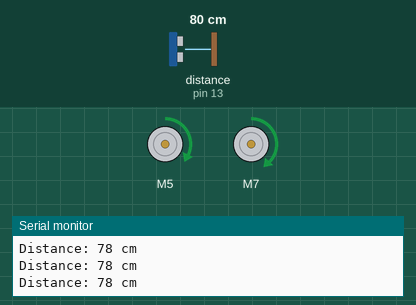
A sketch run on a simulated Arduino Uno, built with avr-gcc and run on an emulated ATmega328P. Parts: 2 × DC motor (green arrow = forward, orange = backward, longer = faster), the last lines printed to the serial monitor. Wiring (inferred from the names in the program): ultrasonic range finder: trigger pin 12; echo pin 13. The inputs (shaded band) are chosen by the test bench; at power-on: distance to the obstacle (sensor on pin 13) 80 cm. The echo pulse lasts 58.3 µs per cm.

Above: at 1.2 s.
1.3 s: distance to the obstacle (sensor on pin 13) set to 23 cm
2.8 s: distance to the obstacle (sensor on pin 13) set to 19 cm
At 3.0 s:
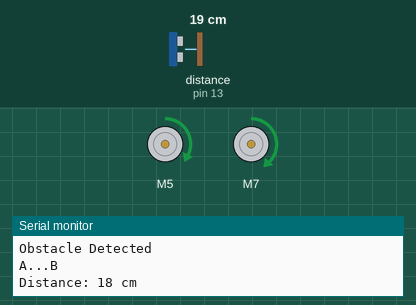
Timing chart, 0 to 11.8 s (numbered marks = the images above; inputs shaded):
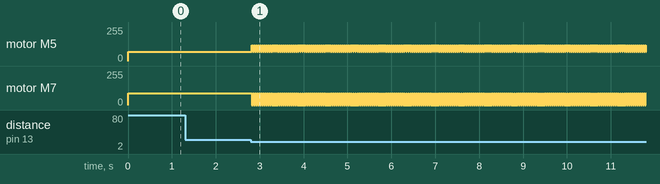

The sketch:

Obstacle_Detection.ino
```cpp
#include <L298NX2.h>

const int base_speed = 120;
char dir = '_';

const unsigned int EN_A = 3;
const unsigned int IN1_A = 5;
const unsigned int IN2_A = 6;

const unsigned int IN1_B = 7;
const unsigned int IN2_B = 8;
const unsigned int EN_B = 9;

const unsigned int ECHO = 13;
const unsigned int TRIG = 12;

long duration;
int distance;

L298NX2 motors(EN_A, IN1_A, IN2_A, EN_B, IN1_B, IN2_B);


void setup() {
  // put your setup code here, to run once:
  // Used to display information
  Serial.begin(9600);
  pinMode(IN1_A, OUTPUT);
  pinMode(IN2_A, OUTPUT);
  pinMode(IN1_B, OUTPUT);
  pinMode(IN2_B, OUTPUT);
  pinMode(EN_A, OUTPUT);
  pinMode(EN_B, OUTPUT);
  pinMode(ECHO, INPUT);
  pinMode(TRIG, OUTPUT);

}

void motorMoveL(int speed, bool dir)
{
  motors.setSpeedA(speed);

  if (dir)
  {
    motors.forwardA();
  }
  else
  {
    motors.backwardA();
  }


}

void motorMoveR(int speed, bool dir)
{
   motors.setSpeedB(speed);

  if (dir)
  {
    motors.forwardB();
  }
  else
  {
    motors.backwardB();
  }

}

void turnLeft(){
  motorMoveL(0,1);
  motorMoveR(base_speed,1);
}
void turnRight(){
  motorMoveL(base_speed,1);
  motorMoveR(0,1);
}

void loop() {
  // put your main code here, to run repeatedly:
  //to complete a maze automatically, follow the right wall, so if the bot encounters a wall or nearly, it should try and turn right
  // fidn out a way to complete stop the bot, turn it right, and then continue, like a roomba
  //

  motors.setSpeed(80);

  motorMoveL(base_speed-50, 1);
  motorMoveR(base_speed-30, 1);
  digitalWrite(TRIG, LOW);
  delayMicroseconds(5);

  //trigger the ultrasonic

  digitalWrite(TRIG, HIGH);
  delayMicroseconds(10);
  digitalWrite(TRIG, LOW);


  //read waves from echo
  duration = pulseIn(ECHO, HIGH);

  //calculate distance (distance = speed / time)
  distance = duration * 0.034 /2;

  if (distance <= 20){
    Serial.println("Obstacle Detected");

    turnRight();
    Serial.println("A...B");

  }

  Serial.print("Distance: " );
  Serial.print(distance);
  Serial.println(" cm");

}
```

Measured:
- the behaviour switches between 22 and 21 cm on distance to the obstacle (sensor on pin 13) (found by bisection; images 0 and 1)
- after the input at 2.8 s, motor M5: alternates forward 120/255 for 0.02 s and forward 70/255 for 0.02 s, starting at once; motor M7: alternates forward 90/255 for 0.02 s and stopped for 0.02 s, starting at once
